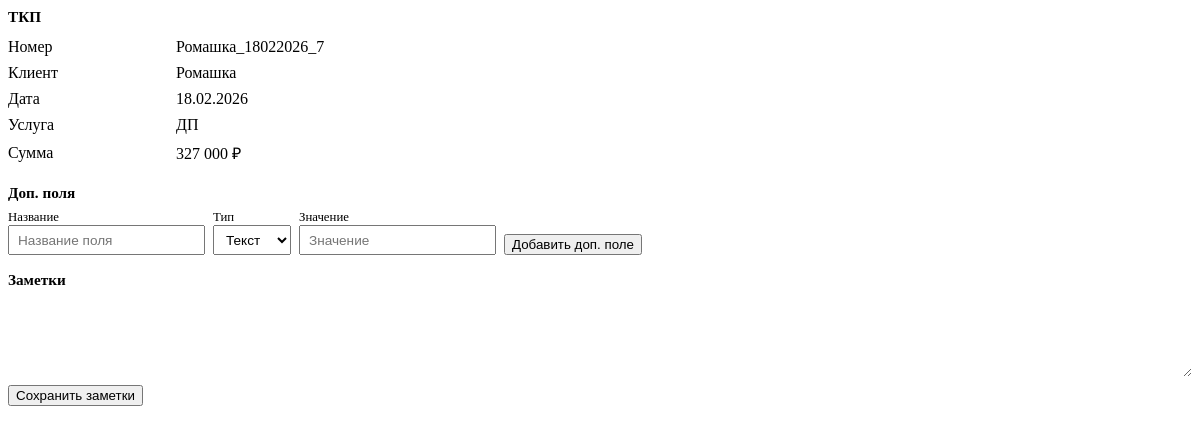
The page /kanban/card/10/ (signed in) on the database as committed earlier.
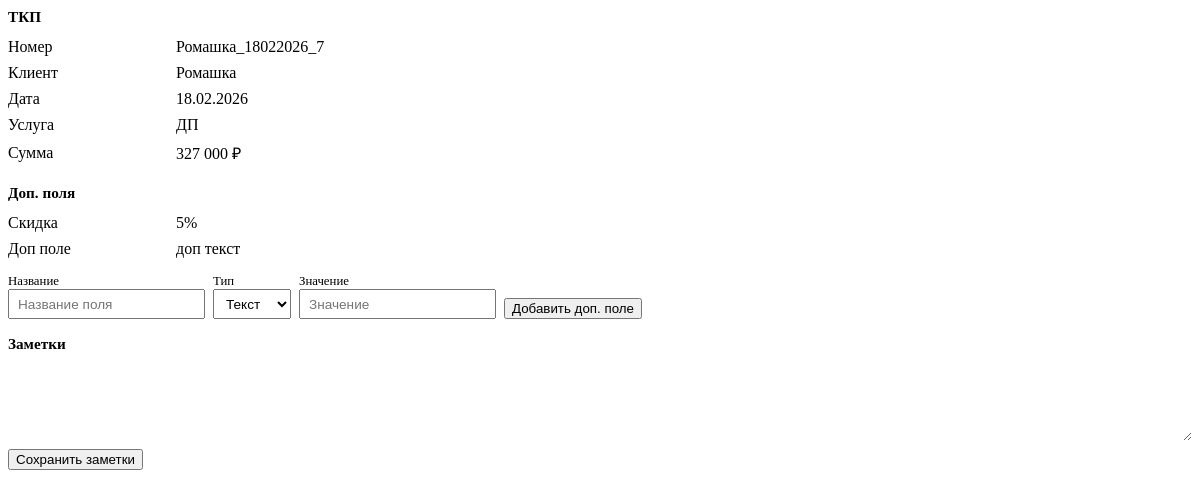
The same page on the database as committed later.
### proposals/models.py (models this page shows, shortened)
class KanbanCardField(models.Model):
    VALUE_TEXT = 'text'
    VALUE_NUMBER = 'number'
    VALUE_TYPE_CHOICES = [
        (VALUE_TEXT, 'Текст'),
        (VALUE_NUMBER, 'Число'),
    ]
    user = models.ForeignKey(
        settings.AUTH_USER_MODEL,
        on_delete=models.CASCADE,
        related_name='kanban_card_fields',
    )
    tkp = models.ForeignKey(
        TKPRecord,
        on_delete=models.CASCADE,
        related_name='kanban_custom_fields',
    )
    name = models.CharField('Название поля', max_length=255)
    value_type = models.CharField('Тип', max_length=20, choices=VALUE_TYPE_CHOICES, default=VALUE_TEXT)
    value = models.TextField('Значение', blank=True)
    order = models.PositiveSmallIntegerField('Порядок', default=0)
    class Meta:
        verbose_name = 'Доп. поле карточки канбана'
        verbose_name_plural = 'Доп. поля карточек канбана'
        ordering = ['order', 'pk']
        unique_together = [['user', 'tkp', 'name']]

### proposals/views.py (the view)
# urls.py: path('kanban/card/<int:tkp_id>/', views.kanban_card_detail_view, name='kanban_card_detail'),
@login_required
@require_http_methods(['GET'])
def kanban_card_detail_view(request, tkp_id):
    try:
        tkp = TKPRecord.objects.get(pk=tkp_id)
    except TKPRecord.DoesNotExist:
        raise Http404()
    contract = ContractRecord.objects.filter(tkp_id=tkp_id).select_related('counterparty').first()
    service_display = 'Комплексное' if tkp.service == 'Комплексное ТКП' else tkp.service
    custom_fields = list(
        KanbanCardField.objects.filter(user=request.user, tkp_id=tkp_id).order_by('order', 'pk')
    )
    ctx = {
        'tkp': tkp,
        'contract': contract,
        'tkp_date_display': tkp.date.strftime('%d.%m.%Y'),
        'service_display': service_display,
        'sum_display': _format_price(tkp.sum_total or 0),
        'custom_fields': custom_fields,
    }
    if contract:
        ctx['contract_date_display'] = contract.date.strftime('%d.%m.%Y')
        ctx['contract_sum_display'] = _format_price(contract.sum_total or 0)
    return render(request, 'proposals/kanban_card_content.html', ctx)

### proposals/views.py (called while the page is built)
def _format_price(value):
    if value is None:
        return ''
    s = str(int(value))
    n = len(s)
    if n <= 3:
        return s
    r = n % 3 or 3
    result = s[:r]
    for i in range(r, n, 3):
        result += ' ' + s[i:i + 3]
    return result

### proposals/templates/proposals/kanban_card_content.html (shortened to what this page needs)
<div class="kanban-card-content" style="font-size: 0.9rem;">
    <section style="margin-bottom: 1rem;">
        <h3 style="font-size: 0.95rem; margin: 0 0 0.5rem;">ТКП</h3>
        <table style="width: 100%; border-collapse: collapse;">
            <tr><td style="padding: 0.25rem 0.5rem 0.25rem 0; color: var(--text-muted); width: 10rem;">Номер</td><td style="padding: 0.25rem 0;">{{ tkp.number }}</td></tr>
            <tr><td style="padding: 0.25rem 0.5rem 0.25rem 0; color: var(--text-muted);">Клиент</td><td style="padding: 0.25rem 0;">{{ tkp.client|default:"—" }}</td></tr>
            <tr><td style="padding: 0.25rem 0.5rem 0.25rem 0; color: var(--text-muted);">Дата</td><td style="padding: 0.25rem 0;">{{ tkp_date_display }}</td></tr>
            <tr><td style="padding: 0.25rem 0.5rem 0.25rem 0; color: var(--text-muted);">Услуга</td><td style="padding: 0.25rem 0;">{{ service_display }}</td></tr>
            <tr><td style="padding: 0.25rem 0.5rem 0.25rem 0; color: var(--text-muted);">Сумма</td><td style="padding: 0.25rem 0;">{{ sum_display }} ₽</td></tr>
        </table>
    </section>
    <section style="margin-top: 1rem;">
        <h3 style="font-size: 0.95rem; margin: 0 0 0.5rem;">Доп. поля</h3>
        {% if custom_fields %}
        <table style="width: 100%; border-collapse: collapse; margin-bottom: 0.75rem;">
            {% for f in custom_fields %}
            <tr><td style="padding: 0.25rem 0.5rem 0.25rem 0; color: var(--text-muted); width: 10rem;">{{ f.name }}</td><td style="padding: 0.25rem 0;">{{ f.value|default:"—" }}</td></tr>
            {% endfor %}
        </table>
        {% endif %}
        <form id="kanban-field-form" action="{% url 'proposals:kanban_card_field_save' tkp.pk %}" method="post" data-tkp-id="{{ tkp.pk }}" style="margin-bottom: 1rem;">
            <div style="display: flex; flex-wrap: wrap; gap: 0.5rem; align-items: flex-end;">
                <div>
                    <label for="kb-field-name" style="font-size: 0.8rem;">Название</label>
                    <input type="text" name="name" id="kb-field-name" required placeholder="Название поля" style="display: block; padding: 0.35rem 0.5rem; font-size: 0.85rem;">
                </div>
                <div>
                    <label for="kb-field-type" style="font-size: 0.8rem;">Тип</label>
                    <select name="value_type" id="kb-field-type" style="display: block; padding: 0.35rem 0.5rem; font-size: 0.85rem;">
                        <option value="text">Текст</option>
                    </select>
                </div>
                <div>
                    <label for="kb-field-value" style="font-size: 0.8rem;">Значение</label>
                    <input type="text" name="value" id="kb-field-value" placeholder="Значение" style="display: block; padding: 0.35rem 0.5rem; font-size: 0.85rem;">
                </div>
                <button type="submit" class="btn btn-sm">Добавить доп. поле</button>
            </div>
        </form>
    </section>
    <section style="margin-top: 1rem;">
        <h3 style="font-size: 0.95rem; margin: 0 0 0.5rem;">Заметки</h3>
        <form id="kanban-notes-form" action="{% url 'proposals:kanban_save_notes' tkp.pk %}" method="post" data-tkp-id="{{ tkp.pk }}">
            <textarea name="notes" rows="4" style="width: 100%; padding: 0.5rem; border: 1px solid var(--border); border-radius: 6px; font-size: 0.9rem; resize: vertical;">{{ tkp.notes|default:"" }}</textarea>
            <p style="margin: 0.5rem 0 0;">
                <button type="submit" class="btn btn-sm">Сохранить заметки</button>
            </p>
        </form>
    </section>
</div>

Rows that differ between the two databases and show on the page:
added KanbanCardField: name "Скидка", value "5%"
added KanbanCardField: name "Доп поле", value "доп текст"
